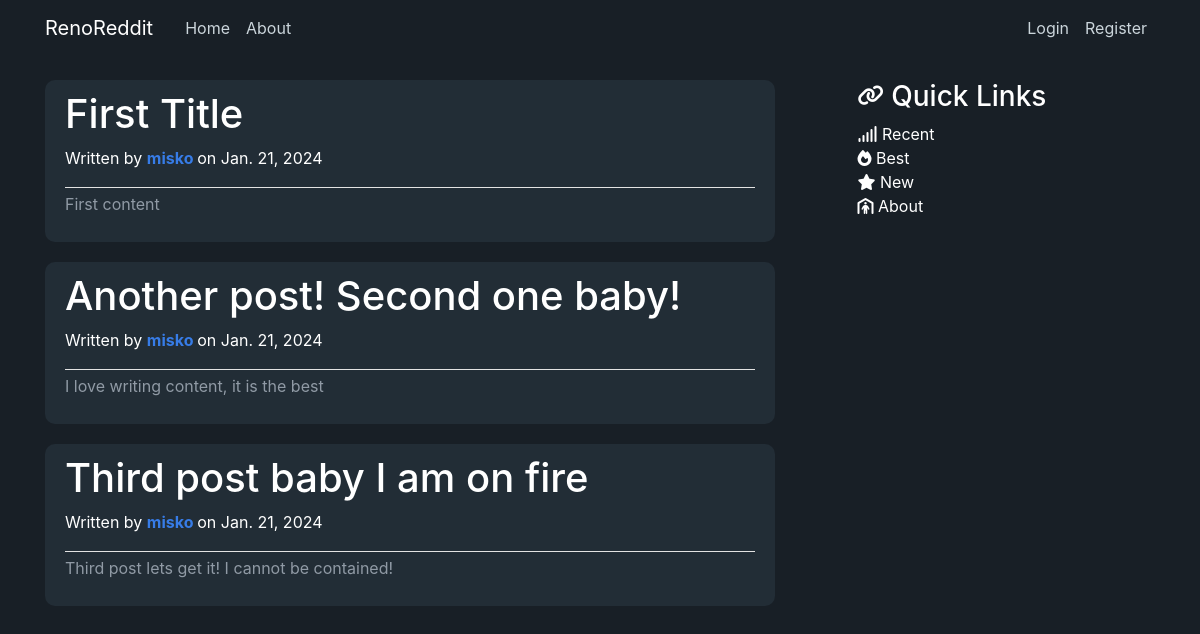
The page /renoreddit/ on the database its author committed.
### renoreddit/models.py (models this page shows, shortened)
class Post(models.Model):
    title = models.CharField(max_length=75)
    content = models.TextField(default='') # similar to CharField, but textfield is unrestricted text
    date_posted = models.DateTimeField(default=timezone.now)
    author = models.ForeignKey(User, on_delete=models.CASCADE) # on_delete with this value is a one way street, if a user is deleted entirely, all of their posts will also be deleted

### renoreddit/views.py (the view)
# urls.py: path('', views.home, name='renoreddit-home'),
def home (request):
    context = {
        'posts': Post.objects.all()
    }
    return render(request, 'renoreddit/home.html', context)

### renoreddit/templates/renoreddit/home.html
{% extends "renoreddit/base.html" %}
{% block content %}
    {% for post in posts %}
    <article class="media content-section">
        <div class="media-body">
            <div class="article-metadata">
                <h1 class="article-content">{{ post.title }}</h1>
                <p class="article-content">Written by <a class="article-author" href="#">{{ post.author }} </a>on {{ post.date_posted|date }}</p>
            </div>
            <p class="article-content article-paragraph">{{ post.content }}</p>
        </div>
    </article>
    {% endfor %}
{% endblock content %}

### renoreddit/static/renoreddit/main.css (style rules this page uses)
body { background: #fafafa; color: #333333; margin-top: 5rem; }
h1, h2, h3, h4, h5, h6 { color: #444444; }
.bg-steel, body { background-color: rgb(24, 31, 38); }
.content-section { background-color: rgb(34, 45, 54); color: white; padding: 10px 20px; border-radius: 10px; margin-bottom: 20px; }
.article-author { color: rgb(55, 124, 231); font-weight: bolder; }
.article-content { white-space: pre-line; color: white; }
.article-paragraph { color: rgb(144, 154, 165); }
.article-metadata { padding-bottom: 1px; margin-bottom: 4px; border-bottom: 1px solid #e3e3e3 }

### rows shown on the page
Post: title "First Title", author "misko", date_posted "Jan. 21, 2024", content "First content"
Post: title "Another post! Second one baby!", author "misko", date_posted "Jan. 21, 2024", content "I love writing content, it is the best"
Post: title "Third post baby I am on fire", author "misko", date_posted "Jan. 21, 2024", content "Third post lets get it! I cannot be contained!"
